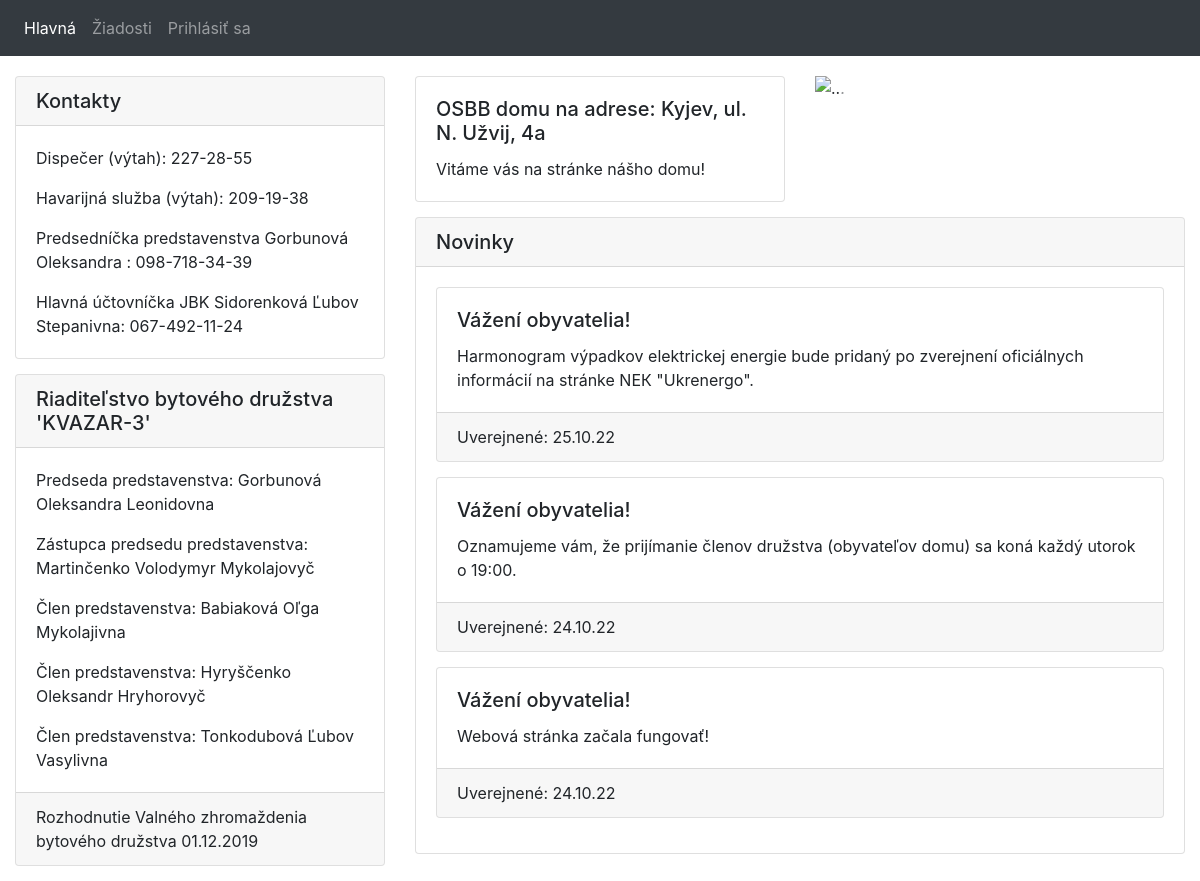
The page / on the database its author committed.
### tables this page shows
CREATE TABLE `contacts` (
  `id` int NOT NULL,
  `name` varchar(50) DEFAULT NULL,
  `email` varchar(50) DEFAULT NULL,
  `phone` varchar(50) DEFAULT NULL
);

CREATE TABLE `rule` (
  `id` int NOT NULL,
  `state` varchar(1000) DEFAULT NULL,
  `name` varchar(1000) DEFAULT NULL
);

CREATE TABLE `mainInfo` (
  `title` varchar(150) DEFAULT NULL,
  `text` varchar(3500) DEFAULT NULL
);

CREATE TABLE `news` (
  `id` int NOT NULL,
  `title` varchar(5000) DEFAULT NULL,
  `text` varchar(5000) DEFAULT NULL,
  `date` varchar(50) DEFAULT NULL
);

### index.php (the view, shortened to what this page needs)
<?php
    require "connection.php";
    $link = mysqli_connect($host, $user, $password, $datebase);
    $result = mysqli_query($link, "SELECT * FROM `news` ORDER BY `news`.`id` DESC");
    $rows = mysqli_fetch_all($result, MYSQLI_ASSOC);
    $contactsAll = mysqli_query($link, "SELECT * FROM contacts");
    $contacts = mysqli_fetch_all($contactsAll, MYSQLI_ASSOC);
    $mainInfoAll = mysqli_query($link, "SELECT * FROM mainInfo");
    $mainInfo = mysqli_fetch_all($mainInfoAll, MYSQLI_ASSOC);
    $ruleAll = mysqli_query($link, "SELECT * FROM rule");
    $rule = mysqli_fetch_all($ruleAll, MYSQLI_ASSOC);
?>
<!doctype html>
<html lang="en">
  <head>
    <link rel="stylesheet" href="https://cdn.jsdelivr.net/npm/bootstrap@4.6.0/dist/css/bootstrap.min.css">
  </head>
  <body>
    <header>
      <nav class="navbar navbar-expand-lg navbar-dark bg-dark">
        <div class="collapse navbar-collapse" id="navbarSupportedContent">
          <ul class="navbar-nav mr-auto">
            <li class="nav-item active">
              <a class="nav-link" href="#">Hlavná </a>
            </li>
            <li class="nav-item">
              <a class="nav-link" href="applications.php">Žiadosti</a>
            </li>
            <li class="nav-item">
              <?php if(!isset($_COOKIE['user'])) : ?>
                <a href="" class="nav-link" data-toggle="modal" data-target="#exampleModal">Prihlásiť sa</a>
              <?php endif; ?>
            </li>
          </ul>
        </div>
      </nav>
    </header>
    <div class="container-fluid" style="margin-top: 20px;">
      <div class="row">
        <div class="col-lg-4">
          <div class="row">
            <div class="col-lg-12">
              <div class="card">
                <h5 class="card-header">Kontakty</h5>
                <div class="card-body">
                  <?php
                    if(empty($contacts)){
                      echo "<h3>Контактів немає</h3>";
                    }else{
                      foreach($contacts as $contact){
                        if($contact['phone'] == NULL && $contact['email'] !== NULL){
                          echo "<p class='card-text'>".$contact['name'].": ".$contact['email']."</p>";
                        }else if($contact['phone'] !== NULL && $contact['email'] == NULL){
                          echo "<p class='card-text'>".$contact['name'].": ".$contact['phone']."</p>";
                        }else if($contact['phone'] !== NULL && $contact['email'] !== NULL){
                          echo "<p class='card-text'>".$contact['name'].": ".$contact['phone']." и ".$contact['email']."</p>";
                        }
                      }
                    }
                  ?>
                </div>
              </div>
            </div>
          </div>
          <div class="row">
            <div class="col-lg-12" style="margin-top: 15px;">
              <div class="card">
                <h5 class="card-header">Riaditeľstvo bytového družstva 'KVAZAR-3'</h5>
                <div class="card-body">
                  <?php
                    foreach($rule as $item){
                      echo "<p class='card-text'>".$item['state'].": ".$item['name']."";
                    }
                  ?>
                </div>
                <div class="card-footer">Rozhodnutie Valného zhromaždenia bytového družstva 01.12.2019</div>
              </div>
            </div>
          </div>
        </div>
        <div class="col-lg-8">
          <div class="row">
            <div class="col-lg-6">
              <div class="card">
                <div class="card-body">
                  <h5 class="card-title"><?php echo $mainInfo[0]['title']; ?></h5>
                  <p class="card-text"><?php echo $mainInfo[0]['text']; ?></p>
                </div>
              </div>
            </div>
            <div class="col-lg-6">
              <div id="carouselExampleControls" class="carousel slide" data-ride="carousel">
                <div class="carousel-inner">
                  <div class="carousel-item active">
                    <img src="img/DJI_0008.JPG" class="d-block w-100" alt="...">
                  </div>
                </div>
                <a class="carousel-control-prev" href="#carouselExampleControls" role="button" data-slide="prev">
                  <span class="carousel-control-prev-icon" aria-hidden="true"></span>
                </a>
                <a class="carousel-control-next" href="#carouselExampleControls" role="button" data-slide="next">
                  <span class="carousel-control-next-icon" aria-hidden="true"></span>
                </a>
              </div>
            </div>
          </div>
          <div class="row" style="margin-top: 15px">
            <div class="col-lg-12">
              <div class="card">
                <h5 class="card-header">Novinky</h5>
                <div class="card-body">
                  <?php
                  if(empty($rows)){
                    echo "<h3>Nie sú žiadne novinky</h3>";
                  } else {
                    foreach ($rows as $row){
                      echo "<div class='card' style='margin-bottom: 15px'>
                    <div class='card-body'>
                      <h5 class='card-title'>" . $row['title'] . "</h5>
                      <p class='card-text'>". $row['text'] . "</p>
                    </div>
                    <div class='card-footer'>
                      <p class='card-text'>Uverejnené: " . $row['date'] ."</p>
                    </div>
                  </div>";
                    }
                  }
                  ?>
                </div>
              </div>
            </div>
          </div>
        </div>
        </div>
      </div>
  </body>
</html>

### rows shown on the page
contacts: name "Dispečer (výtah)", phone "227-28-55"
contacts: name "Havarijná služba (výtah)", phone "209-19-38"
contacts: name "Predsedníčka predstavenstva Gorbunová Oleksandra", phone "098-718-34-39"
contacts: name "Hlavná účtovníčka JBK Sidorenková Ľubov Stepanivna", phone "067-492-11-24"
rule: state "Predseda predstavenstva", name "Gorbunová Oleksandra Leonidovna"
rule: state "Zástupca predsedu predstavenstva", name "Martinčenko Volodymyr Mykolajovyč"
rule: state "Člen predstavenstva", name "Babiaková Oľga Mykolajivna"
rule: state "Člen predstavenstva", name "Hyryščenko Oleksandr Hryhorovyč"
rule: state "Člen predstavenstva", name "Tonkodubová Ľubov Vasylivna"
maininfo: title "OSBB domu na adrese: Kyjev, ul. N. Užvij, 4a", text "Vitáme vás na stránke nášho domu!"
news: title "Vážení obyvatelia!", text "Harmonogram výpadkov elektrickej energie bude pridaný po zverejnení oficiálnych informácií na stránke NЕК \"Ukrenergo\".", date "25.10.22"
news: title "Vážení obyvatelia!", text "Oznamujeme vám, že prijímanie členov družstva (obyvateľov domu) sa koná každý utorok o 19:00.", date "24.10.22"
news: title "Vážení obyvatelia!", text "Webová stránka začala fungovať!", date "24.10.22"
